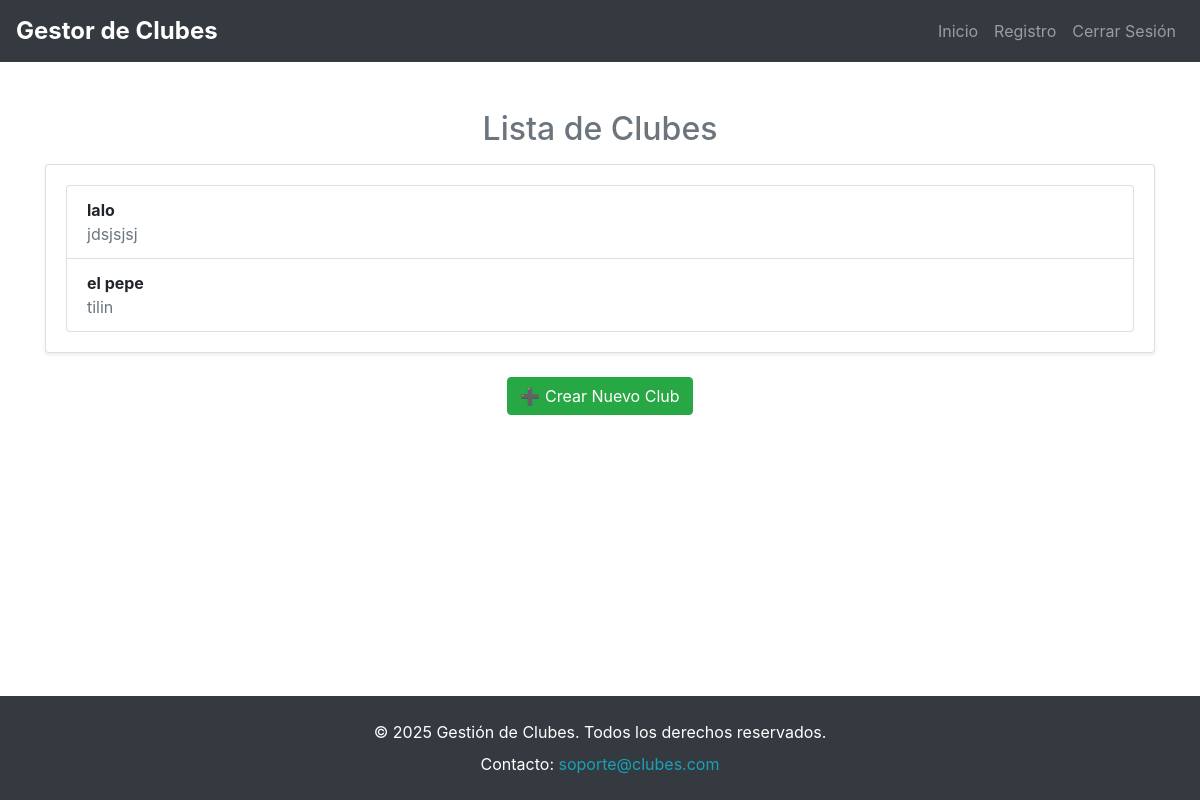
Before: /clubes/ with the older database file.
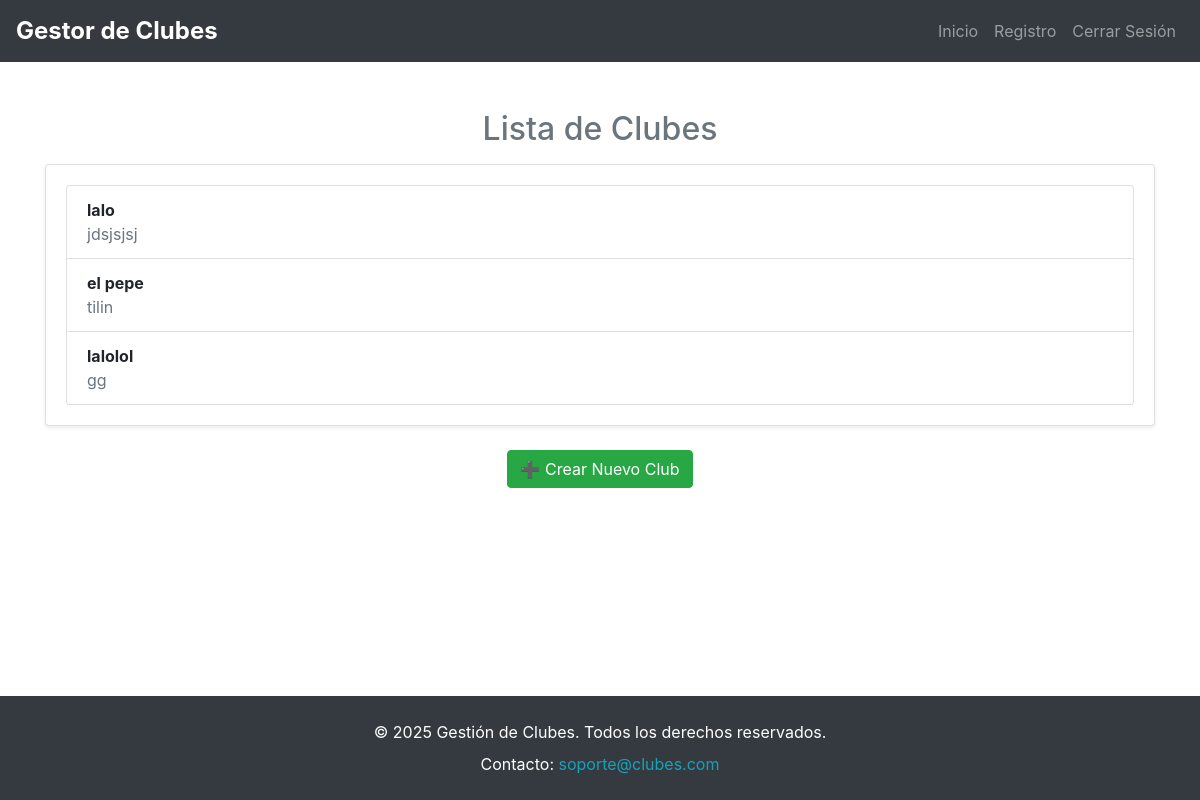
After: the same page with the newer database file.
### clubes/models.py (models this page shows)
class Club(models.Model):
    CATEGORIAS = (
        ('academico', 'Académico'),
        ('deportivo', 'Deportivo'),
        ('cultural', 'Cultural'),
    )
    nombre = models.CharField(max_length=100)
    descripcion = models.TextField()
    categoria = models.CharField(max_length=20, choices=CATEGORIAS)
    lider = models.ForeignKey(Usuario, on_delete=models.CASCADE)  # Relación con Usuario

### clubes/views.py (the view)
# urls.py: path('', views.home, name='home'),  # 👈 Ruta para la página principal
def home(request):
    clubes = Club.objects.all()  # Obtén todos los clubes
    return render(request, 'clubes/index.html', {'clubes': clubes})

### templates/clubes/index.html (shortened to what this page needs)
{% extends 'base.html' %}
{% block content %}
<div class="text-center">
    <h2 class="text-secondary">Lista de Clubes</h2>
</div>
<div class="card shadow-sm mt-3">
    <div class="card-body">
        <ul class="list-group">
            {% for club in clubes %}
                <li class="list-group-item d-flex justify-content-between align-items-center">
                    <div>
                        <strong>{{ club.nombre }}</strong>
                        <p class="mb-0 text-muted">{{ club.descripcion }}</p>
                    </div>
                </li>
            {% empty %}
                <li class="list-group-item text-center text-muted">No hay clubes disponibles.</li>
            {% endfor %}
        </ul>
    </div>
</div>
<div class="text-center mt-4">
    <a href="{% url 'crear_club' %}" class="btn btn-success">➕ Crear Nuevo Club</a>
</div>
{% endblock %}

### templates/base.html (shortened to what this page needs)
<!DOCTYPE html>
<html lang="es">
<head>
    <link href="https://stackpath.bootstrapcdn.com/bootstrap/4.5.2/css/bootstrap.min.css" rel="stylesheet">
</head>
<body class="d-flex flex-column min-vh-100">
    <nav class="navbar navbar-expand-lg navbar-dark bg-dark">
        <a class="navbar-brand font-weight-bold" href="{% url 'lista_clubes' %}" style="font-size: 1.5rem;">Gestor de Clubes</a>
        <div class="collapse navbar-collapse justify-content-end" id="navbarNav">
            <ul class="navbar-nav">
                <li class="nav-item"><a class="nav-link" href="{% url 'lista_clubes' %}" style="font-size: 1rem;" >Inicio</a></li>
                <li class="nav-item"><a class="nav-link" href="{% url 'register' %}" style="font-size: 1rem;">Registro</a></li>
                <li class="nav-item"><a class="nav-link" href="{% url 'logout' %}" style="font-size: 1rem;">Cerrar Sesión</a></li>
            </ul>
        </div>
    </nav>
    <div class="container mt-5">
        {% block content %}
        {% endblock %}
    </div>
    <footer class="bg-dark text-white text-center py-4 mt-auto shadow-sm">
        <div class="container">
            <p class="mb-2">&copy; 2025 Gestión de Clubes. Todos los derechos reservados.</p>
            <p class="mb-0">
                Contacto:
                <a href="mailto:soporte@clubes.com" class="text-info">soporte@clubes.com</a>
            </p>
        </div>
    </footer>
</body>
</html>

Changed rows visible on the page:
added Club: nombre "lalolol", descripcion "gg"
